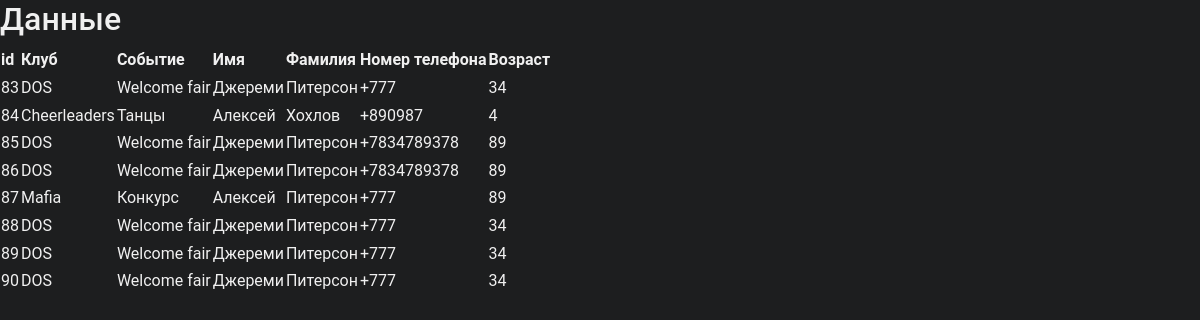
The app's page /base/ with its own data.
### base/models.py (models this page shows, shortened)
class Articles(models.Model): #Создаем модель (своего рода словарь) где ключи это переменные, а тип все что после равно это в каком формате мы принимем значения
    FirstName = models.CharField('Имя',max_length=50)
    SurName = models.CharField('Фамилия',max_length=50)
    Number = models.CharField('Номер Телефона',max_length=20)
    Age = models.IntegerField('Возраст')
    NameClub = models.CharField('Клуб',max_length=50,blank=True)
    NameNews = models.CharField('Событие',max_length=50,blank=True)
    University = models.CharField('Университет',max_length=50,blank=True)
    class Meta:
        verbose_name="Участник"
        verbose_name_plural="Участники"

### base/views.py (the view)
# urls.py: path('',views.news_home, name="news_home"),
def news_home(request):
    news=Articles.objects.all() #Присваиваем перменной news массив из ВСЕХ словарей  Articles
    return render(request, 'base/data.html', {"news":news})

### base/templates/base/data.html (shortened to what this page needs)
{% extends 'base/shablon.html' %}
{% block content %}
  <h2>Данные</h2>
  <table id="table">
    <tr><th>id</th><th>Клуб</th><th>Событие</th><th>Имя</th><th>Фамилия</th><th>Номер телефона</th><th>Возраст</th> </tr>
       <form method="post">
        {% for i in news%}
       <tr><td>{{i.id}}</td><td>{{i.NameClub}}</td><td>{{i.NameNews}}</td><td>{{i.FirstName}}</td> <td>{{i.SurName}}</td><td>{{i.Number}}</td><td>{{i.Age}}</td></tr>
         {% endfor %}
       </form>
    </table>
{% endblock %}

### base/templates/base/shablon.html (shortened to what this page needs)
{% load static %}
<!DOCTYPE html>
<html lang="en">
<head>
    <link rel="stylesheet" href="https://cdn.jsdelivr.net/npm/bootstrap@5.3.3/dist/css/bootstrap.min.css">
</head>
<body>
        {% block content %}
	    {% endblock %}
</body>
</html>

### base/templates/base/shablon.html (style rules this page uses)
body { background: linear-gradient(135deg, #1d1e1f , #1d1e1f); color: #f0f0f0; font-family: 'Roboto', sans-serif; line-height: 1.6; }

### records on screen
Articles: id "83", NameClub "DOS", NameNews "Welcome fair", FirstName "Джереми", SurName "Питерсон", Number "+777", Age "34"
Articles: id "84", NameClub "Cheerleaders", NameNews "Танцы", FirstName "Алексей", SurName "Хохлов", Number "+890987", Age "4"
Articles: id "85", NameClub "DOS", NameNews "Welcome fair", FirstName "Джереми", SurName "Питерсон", Number "+7834789378", Age "89"
Articles: id "86", NameClub "DOS", NameNews "Welcome fair", FirstName "Джереми", SurName "Питерсон", Number "+7834789378", Age "89"
Articles: id "87", NameClub "Mafia", NameNews "Конкурс", FirstName "Алексей", SurName "Питерсон", Number "+777", Age "89"
Articles: id "88", NameClub "DOS", NameNews "Welcome fair", FirstName "Джереми", SurName "Питерсон", Number "+777", Age "34"
Articles: id "89", NameClub "DOS", NameNews "Welcome fair", FirstName "Джереми", SurName "Питерсон", Number "+777", Age "34"
Articles: id "90", NameClub "DOS", NameNews "Welcome fair", FirstName "Джереми", SurName "Питерсон", Number "+777", Age "34"
